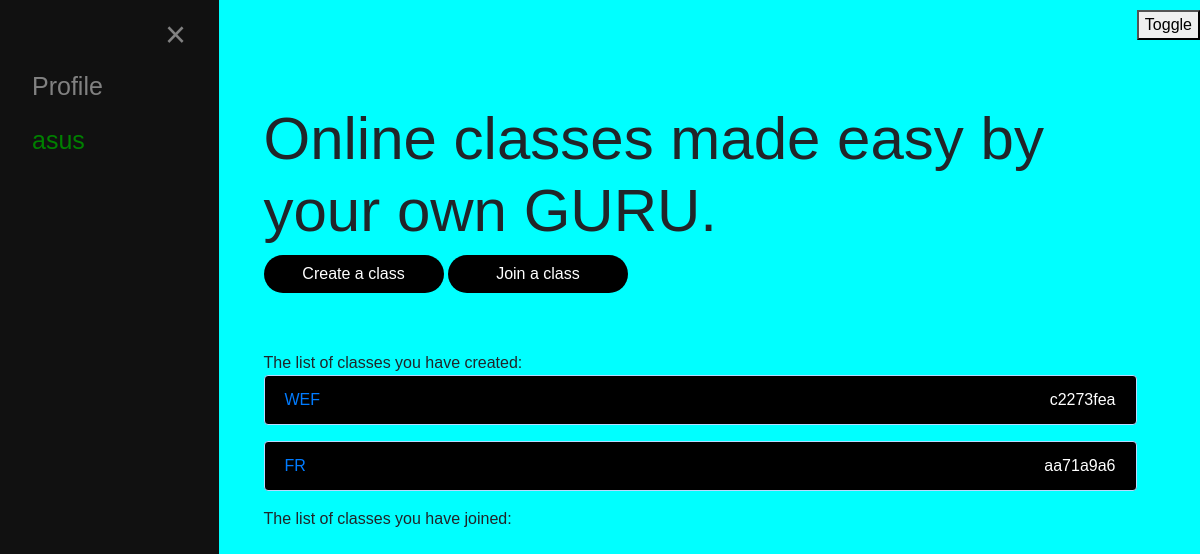
Screenshot of /homepage/ (signed in) with the database file from the repository.
### basic/models.py (models this page shows)
class Classroom(models.Model):
	class_name = models.CharField(max_length = 100)
	created_on = models.DateTimeField(auto_now_add=True)
	unique_id = models.CharField(max_length=10,unique=True,default=str(uuid.uuid4())[0:8], editable=False)
	members = models.ManyToManyField(User)
	teacher = models.ForeignKey(User, on_delete = models.CASCADE,related_name='teacher')
	def __str__(self):
		return self.class_name

### basic/views.py (the view)
# urls.py: path('homepage/',homepage,name="homepage"),
@login_required
def homepage(request):
    if request.POST.get('join_key'):
        join_key = request.POST.get('join_key')
        classroom = Classroom.objects.get(unique_id=join_key)
        classroom.members.add(request.user)
    class_name=Classroom.objects.all().filter(members=request.user).exclude(teacher = request.user)
    if request.method=='POST':
        createclassform = CreateclassForm(request.POST or None)
        if createclassform.is_valid():
            classroom=createclassform.save(commit=False)
            classroom.members = request.user
            classroom.teacher = request.user
            classroom.save()
    else:
        createclassform = CreateclassForm()
    my_classes = Classroom.objects.all().filter(teacher=request.user)
    params={'createclassform':createclassform,'my_classes':my_classes,'class_name':class_name}
    return render(request,'homepage.html',params)

### templates/homepage.html (shortened to what this page needs)
{% extends 'base.html' %}
{% load static %}
{% block content %}
{% load crispy_forms_tags %}
<p style="background:black; color:white; font-size:25px;cursor:pointer;width:40px;margin:10px; padding:8px; border-radius:50%;"onclick="openNav()">&#9776;</p>
<div class="container-fluid">
	<div class="row">
		<div class="col-sm-1 col-md-2">
		<div style="float:right;" id="mySidenav" class="sidenav">
			<a href="javascript:void(0)" class="closebtn" onclick="closeNav()">&times;</a>
			<a href="#youtube" onclick="closeNav()">Profile</a>
			{% if user.is_authenticated %}
			<a id="show-account"style="color:green;" onclick="showaccount()">{{user.username}}</a>
			{% endif %}
		</div>
		</div>
		<div class="col-sm-11 col-md-10">
			<div id="home-btn-container">
				<h2 id="intro col-md-6" style="font-size:5vw;"> Online classes made easy by your own GURU.</h2>
				<a href="#" onclick ="createclassform()"class = "btn btn-home">Create a class </a>
				<a href="#"  onclick ="joinform()" class = 'btn btn-home'>Join a class </a><br>
					<br><br>
				The list of classes you have created:<br>
				{% for class in my_classes %}
					<div style="color:white; background:black;height:120%;" class="alert alert-primary" role="alert">
  						<a href="{% url 'subjects' class.unique_id %}">	{{ class|upper }} </a>
  						<span style="float:right"> {{ class.unique_id}}</span>
					</div>
				{% endfor %}
				The list of classes you have joined:<br>
			</div>
		</div>
	</div>
</div>
{% endblock %}

### static/css/home.css (style rules this page uses)
#home-btn-container { margin:3% 5%; }
.btn-home { border-radius: 20px; width:180px; color:white; background-color: black; margin-bottom:10px; }
body { background-size: cover; background:aqua; }
html * { font-family: 'Montserrat', sans-serif; box-sizing: border-box; }
.sidenav { height: 100%; width: 219px; position: fixed; z-index: 1; top: 0; left: 0; background-color: #111; overflow-x: hidden; transition: 0.5s; padding-top: 60px; }
.sidenav a { padding: 8px 8px 8px 32px; text-decoration: none; font-size: 25px; color: #818181; display: block; transition: 0.3s; }
.sidenav .closebtn { position: absolute; top: 0; right: 25px; font-size: 36px; margin-left: 50px; }

### rows the page displays
Classroom: class_name "WEF", unique_id "c2273fea"
Classroom: class_name "FR", unique_id "aa71a9a6"

### other values shown
{{ user.username }} "asus"
